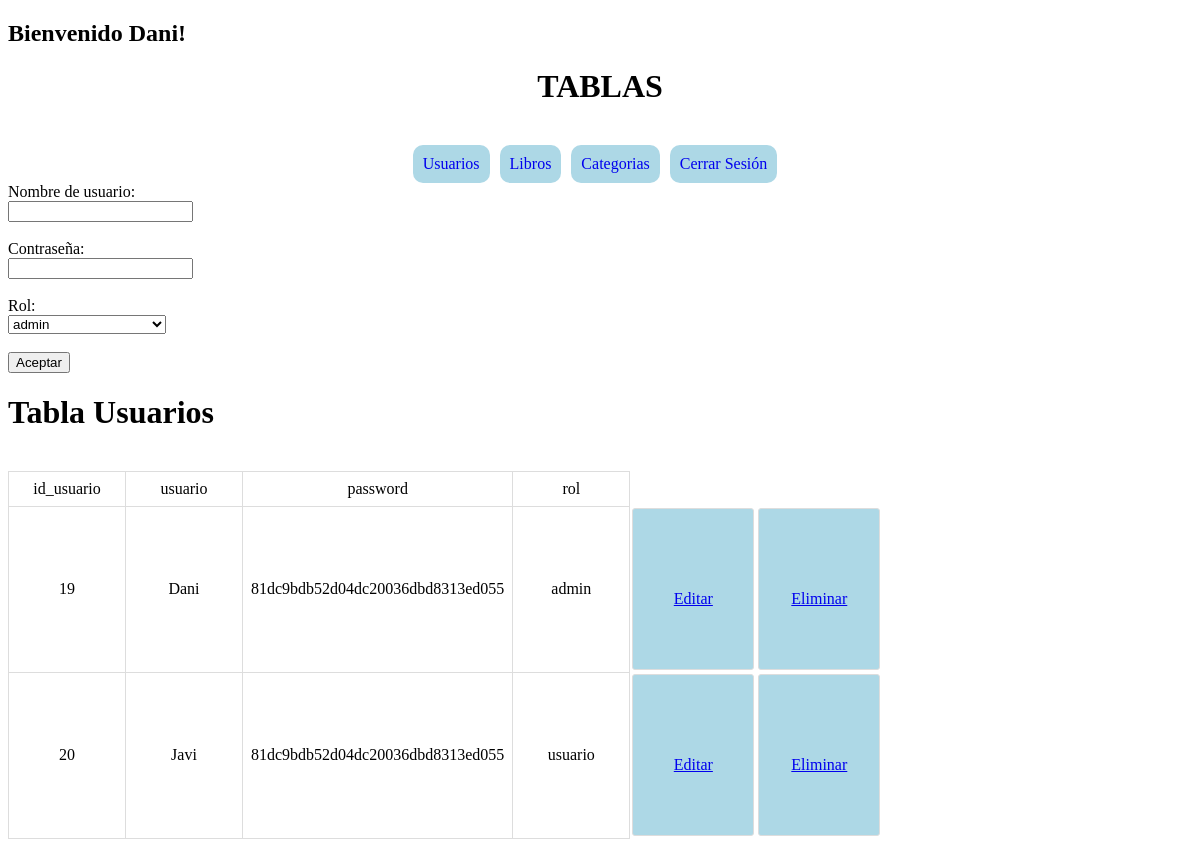
Screenshot of /libreria/Usuarios.php (signed in) with the database file from the repository.
### tables this page shows
CREATE TABLE `usuarios` (
  `id_usuario` int(11) NOT NULL,
  `usuario` varchar(40) NOT NULL,
  `password` varchar(32) NOT NULL,
  `rol` tinyint(1) NOT NULL
);

CREATE TABLE `roles` (
  `id_rol` tinyint(1) NOT NULL,
  `nombre_roles` varchar(30) NOT NULL
);

### libreria/CrudRoles.php (called while the page is built, shortened)
<?php
class Roles{
    public function showRoles(){
        $sqlConnection = new Connection();
        $mySQL = $sqlConnection->getConnection();
        $sql = "SELECT * FROM roles";
        $result = $mySQL->query($sql);
        return $result->fetch_all(MYSQLI_BOTH);
    }
}
?>

### libreria/CrudUsuarios.php (called while the page is built, shortened)
<?php
class Usuarios{
    public function showUsuario(){
        $sqlConnection = new Connection();
        $mySQL = $sqlConnection->getConnection();
        $sql = "SELECT usuarios.*, roles.nombre_roles from usuarios JOIN roles on roles.id_rol=usuarios.rol";
        $result = $mySQL->query($sql);
        return $result->fetch_all(MYSQLI_BOTH);
    }
}
?>

### libreria/Usuarios.php (the view, shortened to what this page needs)
<?php
require("CrudUsuarios.php");
require("CrudRoles.php");
$dataBase = new Usuarios();
$dataBaseroles = new Roles();
$roles = $dataBaseroles->showRoles();
$users = $dataBase->showUsuario();
?>
<!DOCTYPE html>
<html lang="en">
<head>
    <link rel="stylesheet" href="style.css">
</head>
<body>
<?php include("menu.php")?>
<table>
        <?php if (isset($_GET["editar"])){
            $id_usuario = $_GET["id_usuario"];
            $data = [$id_usuario];
            $usuariosById = $dataBase->showOneUsuario($data);
            $usuario =  $usuariosById[1];
            $password = $usuariosById[2];
            $contraseñaEncriptada = md5($password);
            $rol = $usuariosById[3];
            ?>
        <form method="post" action="<?php echo $_SERVER["PHP_SELF"];?>">
            Nombre de usuario: <br><input type="text" name="nombreUsuario" value="<?php echo $usuario;?>"><br><br>
            Contraseña: <br><input type="password" name="contraseña" value="<?php echo $password;?>"><br><br>
            Rol: <br>
            <select name="rol">
                <?php
                foreach ($roles as $userRol) {
                    ?>
                    <?php if ($rol == $userRol["id_rol"]){?>
                    <option selected value="<?php echo $userRol["id_rol"];?>"><?php echo $userRol["nombre_roles"];?></option>
                    <?php }else{?>
                        <option value="<?php echo $userRol["id_rol"];?>"><?php echo $userRol["nombre_roles"];?></option>
                    <?php }}?>
            </select>
            <br><br>
            <input type="hidden" name="id_usuario" value="<?php echo $id_usuario;?>">
            <input type="submit" value="Aceptar" name="enviarEditar">
        </form>
            <?php }else{?>
                <form method="post" action="<?php echo $_SERVER["PHP_SELF"];?>">
            Nombre de usuario: <br><input type="text" name="nombreUsuario"><br><br>
            Contraseña: <br><input type="password" name="contraseña"><br><br>
            Rol: <br>
            <select name="rol">
                <?php
                foreach ($roles as $userRol) {
                    ?>
                    <option value="<?php echo $userRol["id_rol"];?>"><?php echo $userRol["nombre_roles"];?></option>
                    <?php }?>
            </select>
            <br><br>
            <input type="submit" value="Aceptar" name="enviar">
        </form>
                <?php }?>
    <h1>Tabla Usuarios</h1>
    <br>
        <tr>
            <td>id_usuario</td>
            <td>usuario</td>
            <td>password</td>
            <td>rol</td>
        </tr>
        <?php
foreach ($users as $user) {
    $password = $user["password"];
    $passwordEncrypt = md5($password);
    ?>
        <tr>
            <td><?php echo $user[0];?></td>
            <td><?php echo $user[1];?></td>
            <td><?php echo $passwordEncrypt;?></td>
            <td><?php echo $user["nombre_roles"];?></td>
            <td class="edit-button"><a href="Usuarios.php?id_usuario=<?php echo $user[0];?>&editar">Editar</a></td>
            <td class="delete-button" ><a href="#" onclick="eliminarUsuario('<?php echo $user[0];?>','<?php echo $user[1];?>')">Eliminar</a></td>
        </tr>
        <?php }?>
    </table>
</body>
</html>

### libreria/style.css (style rules this page uses)
table { width: 100%; border-collapse: collapse; margin-bottom: 20px; }
th, td { border: 1px solid #dddddd; text-align: left; padding: 8px; }
td:last-child, th:last-child { text-align: center; }
td { width: 100px; text-align: center; }
td a { padding-top: 20px; }
.edit-button, .delete-button { padding: 5px 10px; text-decoration: none; margin: 2px; display: inline-flex; justify-content: center; align-items: center; border-radius: 3px; cursor: pointer; width: 100px; height: 150px; }
.edit-button { background-color: lightblue; color: black; text-align: center; }
.delete-button { background-color: lightblue; color: black; text-align: center; }
select { width: 158px; }

### rows the page displays
usuarios: id_usuario "19", usuario "Dani", password "81dc9bdb52d04dc20036dbd8313ed055", rol.nombre_roles "admin"
usuarios: id_usuario "20", usuario "Javi", password "81dc9bdb52d04dc20036dbd8313ed055", rol.nombre_roles "usuario"

### other values shown
$_SESSION['usuario'] "Dani"
form field rol "admin"
